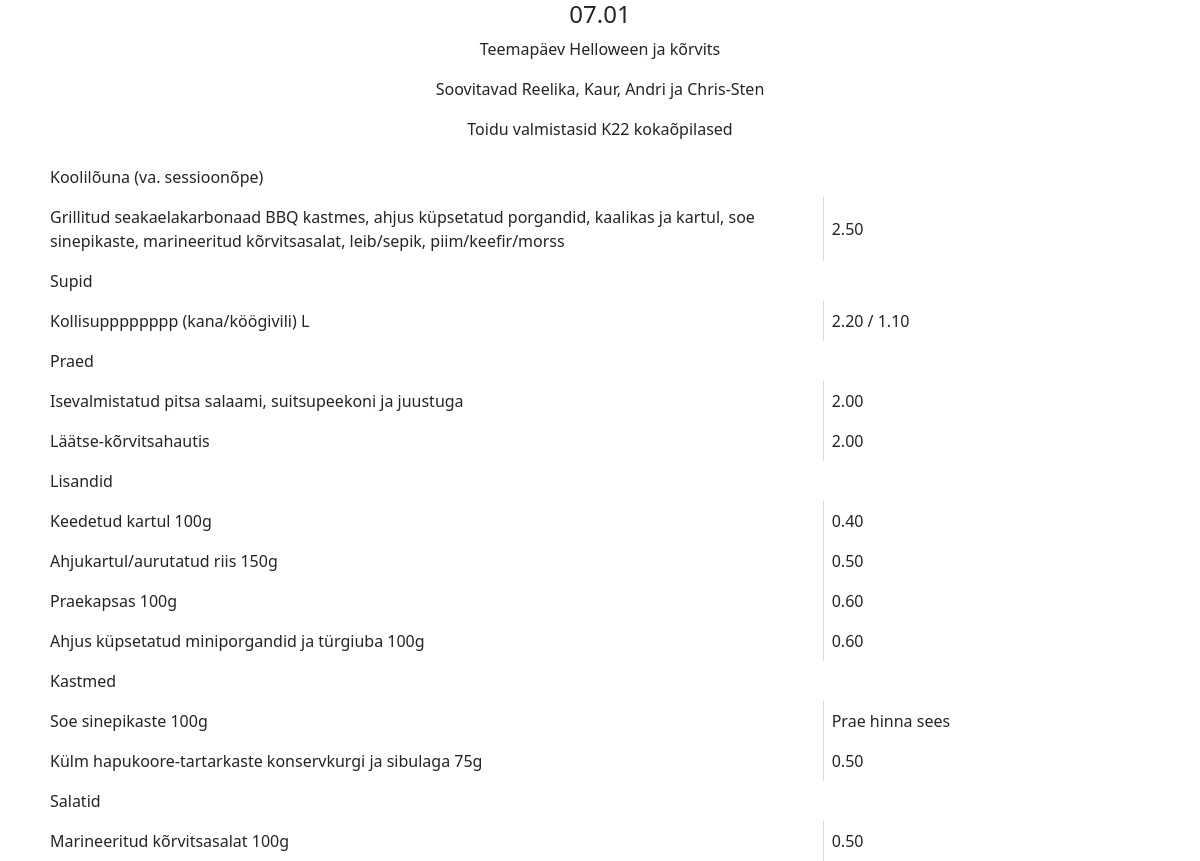
Page /bistrooapp_public/ on the committed database.
### bistrooapp_admin/models.py (models this page shows, shortened)
class Theme(models.Model):
    menu_date = models.DateField(unique=True)
    theme = models.CharField(max_length=255, blank=True, null=True)
    recommenders = models.CharField(max_length=255, blank=True, null=True)
    author = models.CharField(max_length=255, blank=True, null=True)
    class Meta:
        ordering = ["-menu_date"] # sorteerib kahanevalt

class Category(models.Model):
    category_name = models.CharField(max_length=100, unique=True)
    category_sort_id = models.PositiveIntegerField()
    class Meta: # on Country alam klass
        ordering = ["category_sort_id"]  # sorteerib tabeli
        verbose_name_plural = "categori_names" # et nätaks mitmuses

### bistrooapp_public/views.py (the view)
# urls.py: path("", views.show_menu, name="index"),  # avaleht
def show_menu(request):
    menu_date = datetime.today()
    q_result_menuu = Menuu.objects.filter(menu_date=menu_date).values("category_name__category_name",
                                                                      "description", "price_full", "price_half")
    q_result_theme = Theme.objects.filter(menu_date=menu_date)
    formatted_date = menu_date.strftime("%d.%m")  # väärtus template jaoks
    for item in q_result_menuu:
        if str(item["price_full"]) > "0.00" and (str(item["price_half"]) > "0.00" and str(item["price_half"]) != "None"):
            item["price_full"] = str(item["price_full"]) + " / " + str(item["price_half"])
        elif ((str(item["price_full"]) == "0.00" and str(item["price_half"]) == "0.00") or
                (str(item["price_full"]) == "0.00" and str(item["price_half"]) == "None")):
            item["price_full"] = "Prae hinna sees"
    context = {
        "formatted_date": formatted_date,
        'menuu_items': q_result_menuu,
        'themes': q_result_theme,
    }
    return render(request, 'bistrooapp_public/index.html', context)

### bistrooapp_public/templates/bistrooapp_public/index.html
{% extends "base_public.html" %}
{% block content %}
    <div>
    <div class="text-center">
        <h4>{{ formatted_date }}</h4>
        {% if themes %}
            {% if themes.0.theme %}
                <p>{{ themes.0.theme }}</p>
            {% endif %}
            {% if themes.0.recommenders %}
                <p>{{ themes.0.recommenders }}</p>
            {% endif %}
            {% if themes.0.author %}
                <p>{{ themes.0.author }}</p>
            {% endif %}
        {% endif %}
    </div>
        {% regroup menuu_items by category_name__category_name as menu_list %}
        <div>
            {% for category in menu_list %}
                <table class="public_table">
                    <thead>
                    <tr>
                        <td class="description">{{ category.grouper }}</td>
                    </tr>
                    </thead>
                    <tbody>
                    {% for subline in category.list %}
                        <tr>
                                    <td class="description">{{ subline.description }}</td>
                                    <td class="price_f">{{ subline.price_full }}</td>
                        </tr>
                    {% endfor %}
                    </tbody>
                </table>
            {% endfor %}
        </div>
    </div>
{% endblock %}

### templates/base_public.html (shortened to what this page needs)
{% load static %}
<!doctype html>
<html lang="en">
<head>
    <link href="{% static "css/bootstrap.min.css" %}" rel="stylesheet"/>
    <link href="{% static "css/styles.css" %}" rel="stylesheet"/>
</head>
<body>
<div class="container">
    {% block content %}
    {% endblock %}
</div>
</body>
</html>

### static/css/styles.css (style rules this page uses)
:root { --menuu_alapealkirjad: #FFBF00; --menuu_tabeli_aarised: white; --menuu_lahtrite_sisu: white; --menuu_lingi_tekst: #FFBF00; --menuu_nupu_aaris: #3B7A57; --hover_nupu_taust: #0f5132; --nav_bar_linkide_tekst: #FFBF00; --nav_bar_riba_taust: #0f5132; --tabeli_alapealkirjad: #D0F7DA; color: #0a3622; }
.public_table { width: 100%; border-collapse: collapse; }
.public_table td { border-left: 1px solid #ddd; padding: 8px; text-align: left; }
.public_table .description { width: 70%; }
.public_table tr td:first-child { border-left: none; }

### rows in the picture
Theme: theme "Teemapäev Helloween ja kõrvits", recommenders "Soovitavad Reelika, Kaur, Andri ja Chris-Sten", author "Toidu valmistasid K22 kokaõpilased"
Category: grouper "Koolilõuna (va. sessioonõpe)", description "Grillitud seakaelakarbonaad BBQ kastmes, ahjus küpsetatud porgandid, kaalikas ja kartul, soe sinepikaste, marineeritud kõrvitsasalat, leib/sepik, piim/keefir/morss", price_full "2.50"
Category: grouper "Supid", description "Kollisupppppppp (kana/köögivili) L", price_full "2.20 / 1.10"
Category: grouper "Praed", description "Isevalmistatud pitsa salaami, suitsupeekoni ja juustuga" "Läätse-kõrvitsahautis", price_full "2.00" "2.00"
Category: grouper "Lisandid", description "Keedetud kartul 100g" "Ahjukartul/aurutatud riis 150g" "Praekapsas 100g" "Ahjus küpsetatud miniporgandid ja türgiuba 100g", price_full "0.40" "0.50" "0.60" "0.60"
Category: grouper "Kastmed", description "Soe sinepikaste 100g" "Külm hapukoore-tartarkaste konservkurgi ja sibulaga 75g", price_full "Prae hinna sees" "0.50"
Category: grouper "Salatid", description "Marineeritud kõrvitsasalat 100g", price_full "0.50"
